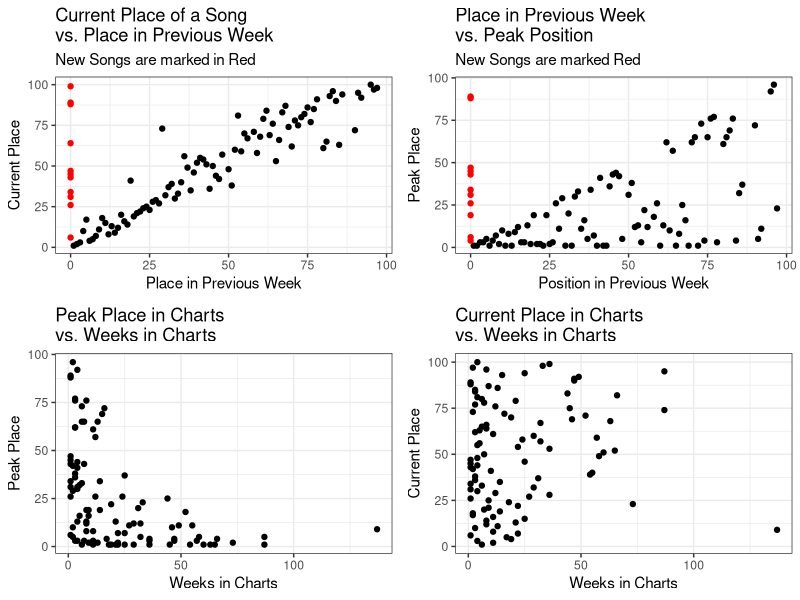
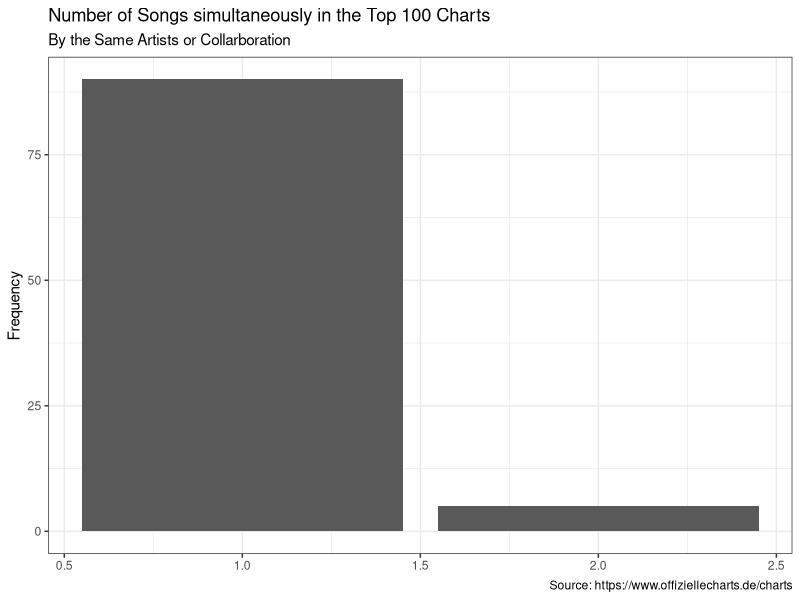
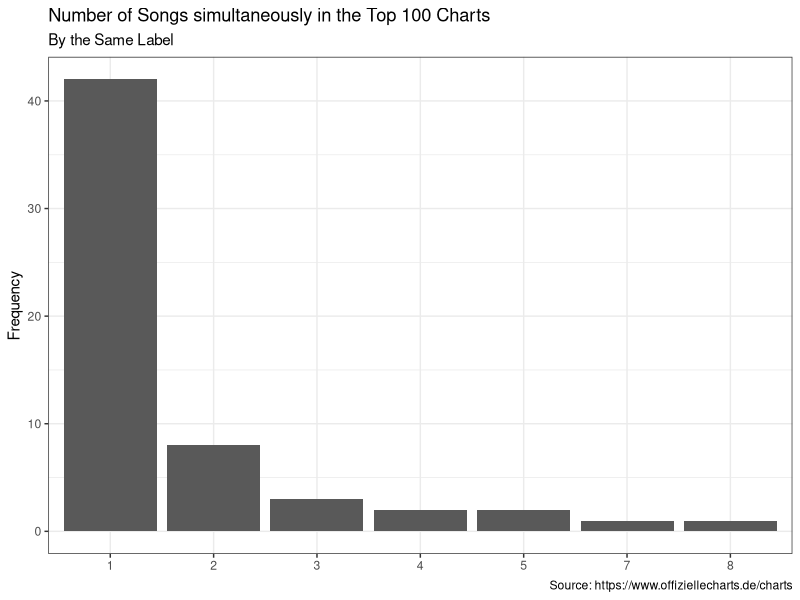

Generate these figures, in order, with R:
## ---- chunk 1
library(ggplot2)
library(gridExtra)
library(readr)
library(dplyr)
chart_scrap <- read_csv('2022-09-28_charts_report.csv')
## ---- chunk 2
#Reporting Figures and Tables
#Scatter Plots
current_v_last <- ggplot(data = chart_scrap,
                                     aes(y = current, x=last_week,
                                     col=ifelse(is.na(last_week), yes = 'NA' , no = 'NonNA')))+
                                      geom_point(aes(y = current, x=last_week_fill),show.legend = F)+
                                      scale_color_manual(values = c('#FF0000','#000000'))+
                                      labs(title = 'Current Place of a Song \nvs. Place in Previous Week',
                                           subtitle = 'New Songs are marked in Red',
                                           y='Current Place', x='Place in Previous Week')+
                                        theme_bw()
weeks_v_peak <- ggplot(data = chart_scrap,
                                             aes(x=weeks_in_charts, y=peak_in_charts))+
                                              geom_point()+
                                              labs(title = 'Peak Place in Charts \nvs. Weeks in Charts',
                                                   x='Weeks in Charts', y='Peak Place')+
                                              theme_bw()
week_v_current <- ggplot(data = chart_scrap, aes(x=weeks_in_charts, y=current))+
                                      geom_point()+
                                      labs(title = 'Current Place in Charts \nvs. Weeks in Charts',
                                           x='Weeks in Charts', y='Current Place')+
                                      theme_bw()
last_v_peak <- ggplot(data = chart_scrap, aes(x=last_week_fill, y=peak_in_charts,
                                                col=ifelse(is.na(last_week), yes = 'NA' , no = 'NonNA')))+
                                    geom_point(show.legend = F)+
                                    labs(title = 'Place in Previous Week \nvs. Peak Position',
                                         subtitle = 'New Songs are marked Red',
                                         x='Position in Previous Week', y='Peak Place')+
                                    scale_color_manual(values = c('#FF0000','#000000'))+
                                    theme_bw()
grid.arrange(current_v_last,last_v_peak, weeks_v_peak,week_v_current, nrow=2)
## ---- chunk 3
chart_scrap%>%
                      count(artist)%>%
                      ggplot(aes(x=n))+
                      geom_bar()+
                      labs(title = 'Number of Songs simultaneously in the Top 100 Charts',
                           subtitle = 'By the Same Artists or Collarboration',
                           y='Frequency',
                           x=NULL,
                           caption = 'Source: https://www.offiziellecharts.de/charts')+
                      theme_bw()
chart_scrap%>%
                        count(artist,sort = T)%>%
                        filter(n>1)%>%
                        knitr::kable()
chart_scrap%>%
                      count(label)%>%
                      ggplot(aes(x=as.factor(n)))+
                      geom_bar()+
                      geom_bar()+
                      labs(title = 'Number of Songs simultaneously in the Top 100 Charts',
                           subtitle = 'By the Same Label',
                           y='Frequency',
                           x=NULL,
                           caption = 'Source: https://www.offiziellecharts.de/charts')+
                      theme_bw()
chart_scrap%>%
                        count(label, sort = T)%>%
                        filter(n>1)%>%
                        knitr::kable()
## ---- chunk 4
#Songs that are currently peaking
chart_scrap%>%
                        filter(current == peak_in_charts)%>%
                        select(artist, title, current)%>%
                        rename(Position = current)%>%
                        knitr::kable()
